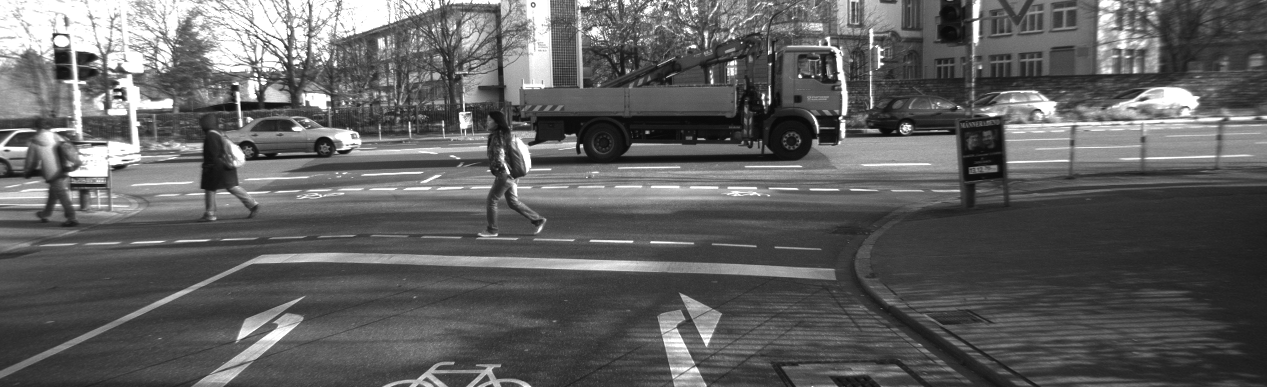
#> input picture libviso2/img/I1_000002.png, 1267 x 387 px, given in place of 000000.png, which was not available
$ python runSIFT.py --input ../../libviso2/img/I1_000002.png
#> lines starting #> are read from the running program, lines starting #| are printed output that depends on the picture; pictures that were not available may be replaced by others from this repository, and a replacement may not be noted
import glob
import cv2
import numpy as np
import os.path as osp
import argparse

# Parse command line arguments.
parser = argparse.ArgumentParser(description='PyTorch SuperPoint Demo.' )
parser.add_argument('--input', type=str, required=True,
        help='Image directory or movie file or "camera" (for webcam).' )
parser.add_argument('--first_frame', type=int, default=0,
        help='Image Id of first frame, default 0' )
parser.add_argument('--last_frame', type=int, default=300,
        help='Image Id of last frame, default value=300' )
opt = parser.parse_args()
print(opt)

for n in range(opt.first_frame, opt.last_frame ):
    imName = osp.join(opt.input, '%06d.png' % n )
    print(imName )
    im = cv2.imread(imName )
#> im is the input picture: shape (387, 1267, 3); min 8, max 255, mean 96.8
    if len(im.shape ) == 3:
        im = np.mean(im, axis=2 )
#> im: shape (387, 1267) float64
    im = im.astype(np.uint8 )
    sift = cv2.xfeatures2d.SIFT_create()
    points, features = sift.detectAndCompute(im, None )
#> points = 3465 keypoints; strongest (x, y, size): (119, 94, 2.5), (800, 76, 2.4), (581, 146, 2.6), (840, 118, 2)
    points = [np.array([x.pt[0], x.pt[1] ] ).reshape(1, 2) \
            for x in points ]
#> points = 3465 items, first 6: [[2.83, 76.42]], [[4.08, 18.64]], [[4.08, 18.64]], [[5.12, 156.4]], [[6.29, 150.4]], [[7.5, 144.4]]
    points = np.concatenate(points, axis=0 ).astype(np.float32 )
#> points = 3465 pairs, first value 2.83 to 1259.9, second value 2.44 to 383.9
    features = features.astype(np.float32 ) / 255.0
    pfeatures = np.concatenate([points, features], axis=1 )
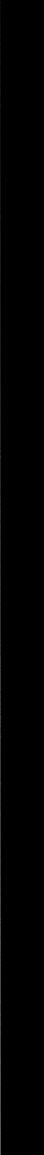
#> pfeatures: shape (3465, 130) float32 (shown at 1/3 size); min 0, max 1259.9, mean 5.4; drawn with min black and max white

    newName = imName.split('/')[-1].replace('.png', '_feature.npy')
    np.save(newName, pfeatures )
#> pass 2 of the loop `for n in range(opt.first_frame, opt.last_frame ):`:
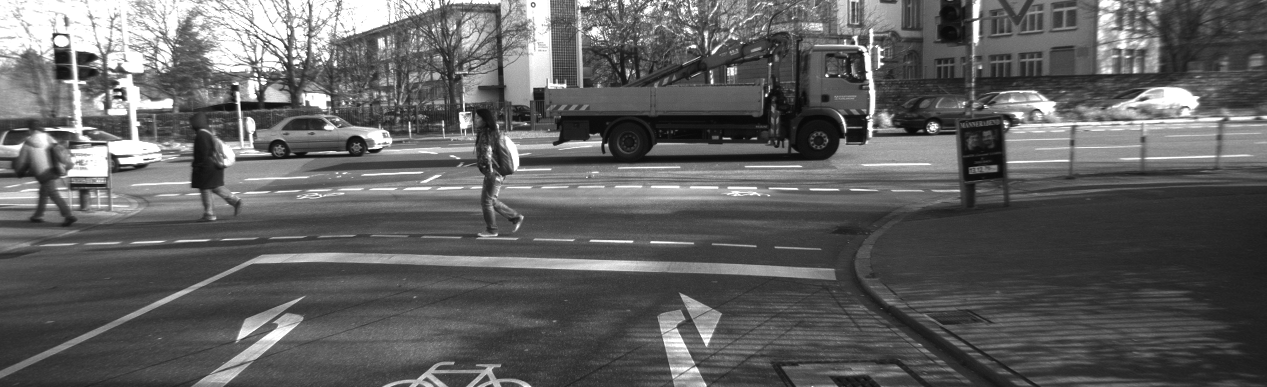
#> input picture libviso2/img/I1_000003.png, 1267 x 387 px, given in place of 000001.png, which was not available
#> im is the input picture: shape (387, 1267, 3); min 8, max 255, mean 97
#> `points, features = sift.detectAndCompute(im, None )`: points = 3537 keypoints; strongest (x, y, size): (766, 95, 1.8), (119, 93, 2.5), (827, 75, 2), (933, 127, 6)
#> `points = [np.array([x.pt[0], x.pt[1] ] ).reshape(1, 2) \ for x in poin..`: points = 3537 items, first 6: [[2.93, 76.39]], [[4.29, 58.61]], [[4.52, 143.5]], [[5.35, 133]], [[7.24, 218.5]], [[7.38, 52.11]]
#> `points = np.concatenate(points, axis=0 ).astype(np.float32 )`: points = 3537 pairs, first value 2.93 to 1262.9, second value 2.44 to 383.8
#> `pfeatures = np.concatenate([points, features], axis=1 )`:
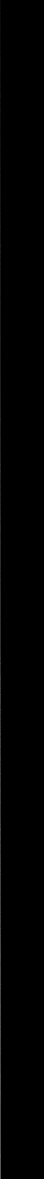
#> pfeatures: shape (3537, 130) float32 (shown at 1/3 size); min 0, max 1262.9, mean 5.4; drawn with min black and max white
#> (the run stopped early here; a loop or call above may not have finished)
